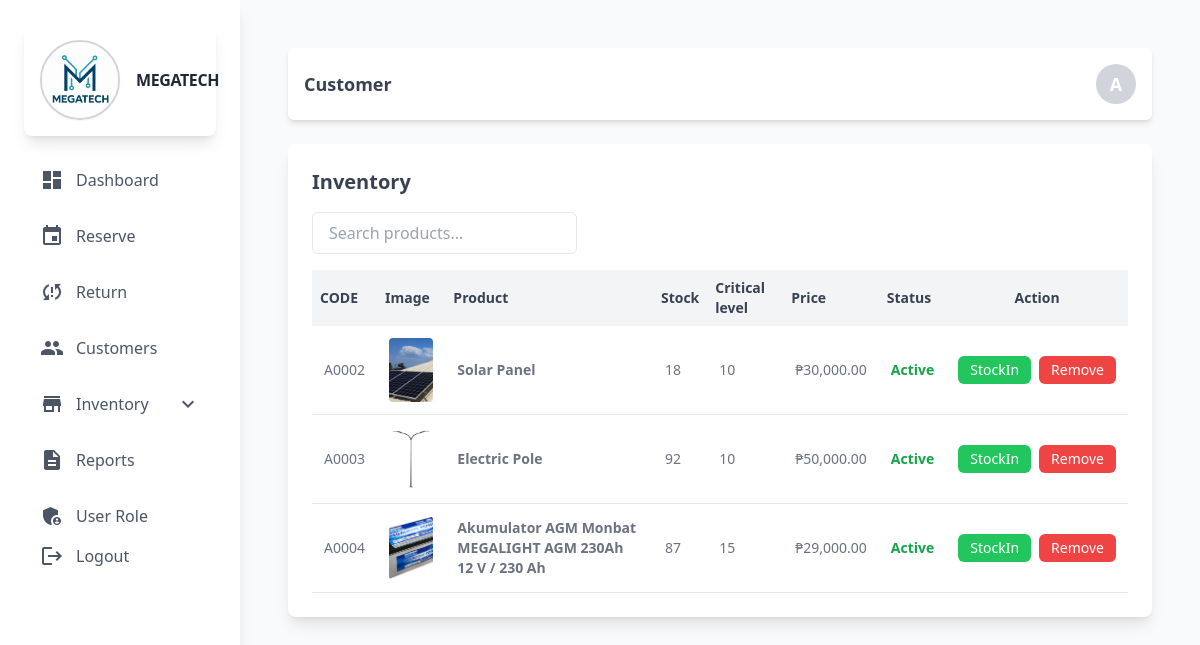
/admin/inventory.php (signed in), run on an earlier commit of the app's database.
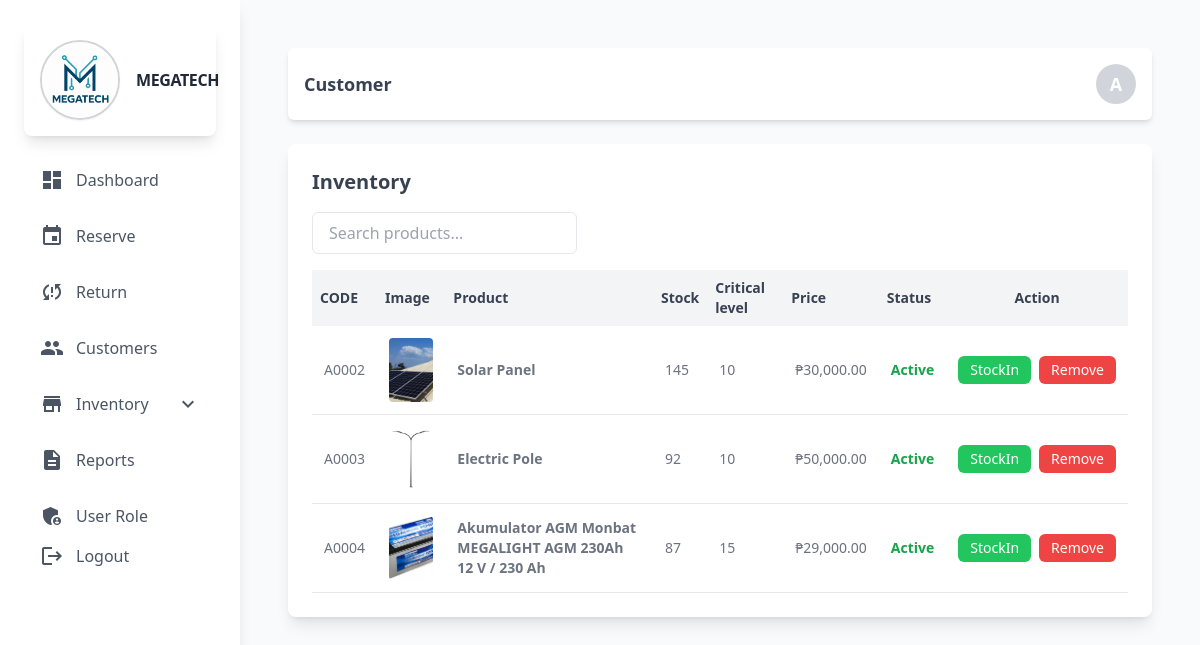
And on a later commit of the database.
### tables this page shows
CREATE TABLE `product` (
  `prod_id` int(11) NOT NULL,
  `prod_code` varchar(60) NOT NULL,
  `prod_name` varchar(60) NOT NULL,
  `prod_description` text NOT NULL,
  `prod_specs` longtext NOT NULL CHECK (json_valid(`prod_specs`)),
  `prod_stocks` int(11) NOT NULL,
  `prod_category_id` int(11) NOT NULL,
  `prod_price` decimal(10,2) NOT NULL,
  `prod_critical` int(11) NOT NULL,
  `prod_status` int(11) NOT NULL COMMENT '0=unactive,1=active',
  `prod_image` varchar(255) NOT NULL,
  `prod_added` datetime NOT NULL
);

### admin/backend/db.php (called while the page is built, shortened)
<?php
class db_connect
{
    public $host = db_host;
    public $user = db_user;
    public $pass = db_pass;
    public $name = db_name;
    public function connect()
    {
        try {
            $this->conn = new mysqli($this->host, $this->user, $this->pass, $this->name);
        } catch (\Throwable $th) {
            header("Location:setup.php");
        }
    }
}

### admin/backend/class.php (called while the page is built, shortened)
<?php
include ('db.php');
class global_class extends db_connect
{
public function fetch_all_product(){
        $query = $this->conn->prepare("SELECT *
        FROM `product`
        LEFT JOIN category
        ON product.prod_category_id = category.category_id
        where prod_status='1'
        ");
        if ($query->execute()) {
            $result = $query->get_result();
            return $result;
        }
    }
}
?>

### admin/inventory.php (the view, shortened to what this page needs)
<?php
include "components/header.php";
?>
<div class="flex justify-between items-center bg-white p-4 mb-6 rounded-md shadow-md">
    <h2 class="text-lg font-semibold text-gray-700">Customer</h2>
    <div class="w-10 h-10 bg-gray-300 rounded-full flex items-center justify-center text-lg font-bold text-white">
        <?php echo substr(ucfirst($_SESSION['admin_username']), 0, 1); ?>
    </div>
</div>
<div class="bg-white rounded-lg shadow-lg p-6">
    <div class="flex justify-between items-center mb-4">
        <h3 class="text-xl font-semibold text-gray-700">Inventory</h3>
    </div>
    <div class="mb-4">
        <input
            type="text"
            id="searchInput"
            class="w-50 px-4 py-2 border rounded-md text-gray-700 focus:outline-none focus:ring-2 focus:ring-blue-500"
            placeholder="Search products..."
        />
    </div>
    <div class="overflow-x-auto">
        <table id="userTable" class="display table-auto w-full text-sm text-left text-gray-500 dark:text-gray-400">
            <thead class="bg-gray-100 text-gray-700">
                <tr>
                    <th class="p-2">CODE</th>
                    <th class="p-2">Image</th>
                    <th class="p-2">Product</th>
                    <th class="p-2">Stock</th>
                    <th class="p-2">Critical level</th>
                    <th class="p-2">Price</th>
                    <th class="p-2">Status</th>
                    <th class="p-2 text-center">Action</th>
                </tr>
            </thead>
            <tbody>
                <?php include "backend/end-points/inventory_list.php" ?>
            </tbody>
        </table>
    </div>
</div>
<?php include "components/footer.php";?>

### admin/backend/end-points/inventory_list.php (shortened to what this page needs)
<?php
$fetch_all_product = $db->fetch_all_product();
if ($fetch_all_product->num_rows > 0) {
    foreach ($fetch_all_product as $product):
        $status = ($product['prod_status'] > 0) ? "Active" : "Not Active";
        $image_path = !empty($product['prod_image']) ? "../upload/{$product['prod_image']}" : 'images/default.png';
?>
<tr class="border-b">
    <td class="p-3"><?= $product['prod_code'] ?></td>
    <td class="p-3">
        <img src="<?= $image_path ?>" alt="<?= $product['prod_name'] ?>" class="w-16 h-16 object-cover rounded">
    </td>
    <td class="p-3 font-semibold"><?= $product['prod_name']?></td>
    <td class="p-3"><?= $product['prod_stocks'] ?></td>
    <td class="p-3"><?= $product['prod_critical'] ?></td>
    <td class="p-3">₱<?= number_format($product['prod_price'], 2) ?></td>
    <td class="p-3">
        <span class="<?= $product['prod_status'] > 0 ? 'text-green-600 font-semibold' : 'text-red-500 italic' ?>">
            <?= $status ?>
        </span>
    </td>
    <td class="p-3 text-center">
        <div class="flex flex-col sm:flex-row justify-center items-center space-y-1 sm:space-y-0 sm:space-x-2">
            <button class="bg-green-500 text-white py-1 px-3 rounded-md text-sm stockInToggler"
                data-prod_stocks="<?= $product['prod_stocks'] ?>"
                data-prod_id="<?= $product['prod_id'] ?>"
                data-prod_name="<?= $product['prod_name'] ?>"
            >
                StockIn
            </button>
            <button class="bg-red-500 text-white py-1 px-3 rounded-md text-sm togglerRemoveProduct"
                data-prod_id="<?= $product['prod_id'] ?>"
                data-prod_name="<?= $product['prod_name'] ?>"
            >
                Remove
            </button>
        </div>
    </td>
</tr>
<?php
    endforeach;
} else { ?>
<tr>
    <td colspan="10" class="p-4 text-center text-gray-500 italic">No Product Found.</td>
</tr>
<?php } ?>

What changed in the data, as far as the page shows it:
changed product "Solar Panel": prod_stocks "18" → "145"
